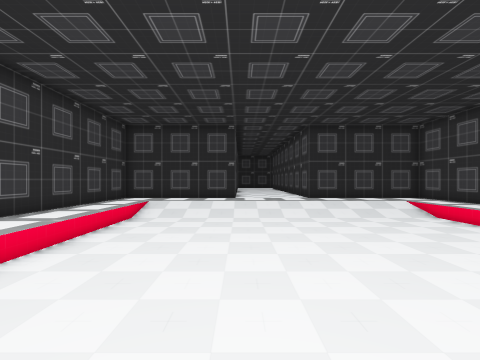
[1] (above)

18 first-person views from a walk through a Godot game level. The camera is 1.5 m above the floor, looks level and sees 85° across. The floor is counted in squares, 1.53 m on a side. Each view is taken from the middle of a square. On the plan, view 1 faces up. The plan holds only what a view shows up to about 11 squares ahead; the rest is blank. The place goes on beyond the plan. Flat picture figures and markers are not drawn.

[2]
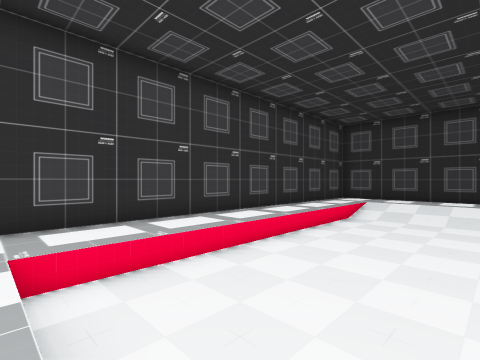

[3]
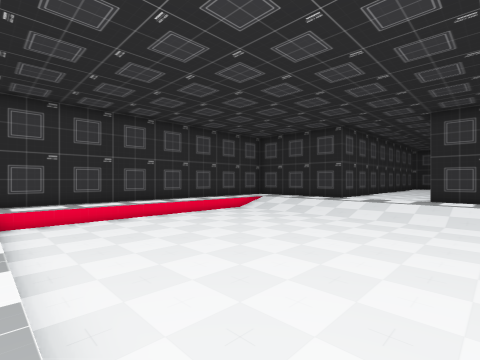

[4]
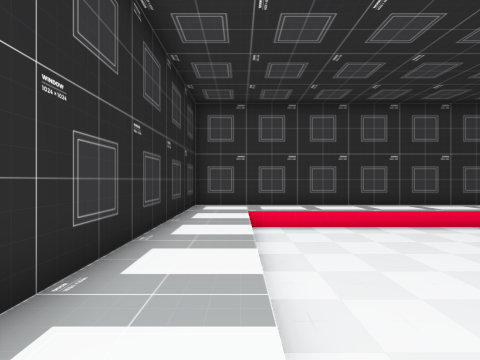

[5]
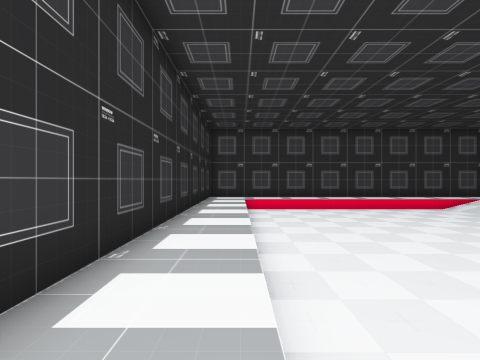

[6]
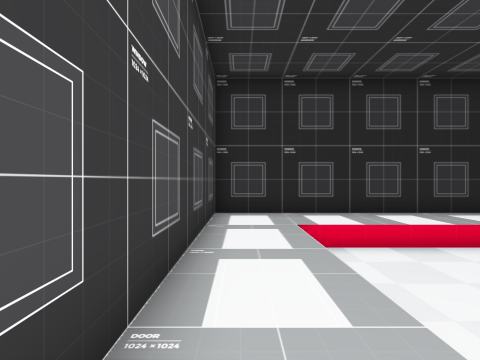

[7]
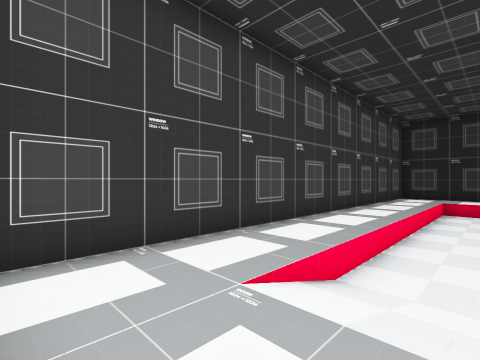

[8]
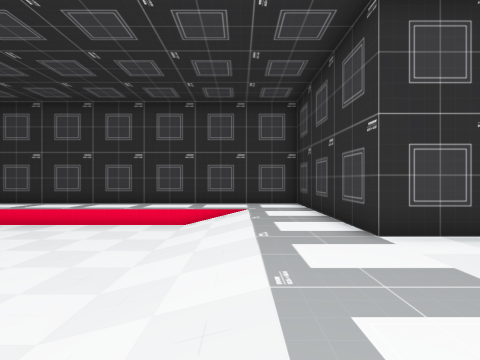

[9]
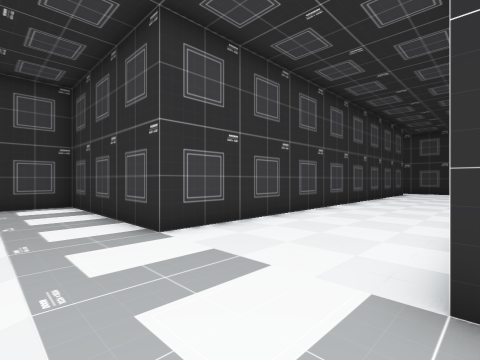

[10]
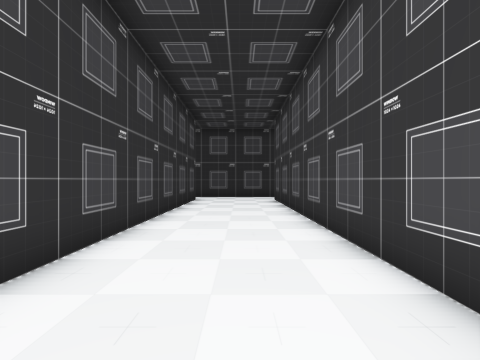

[11]
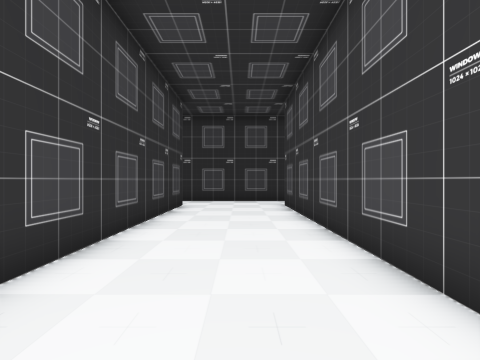

[12]
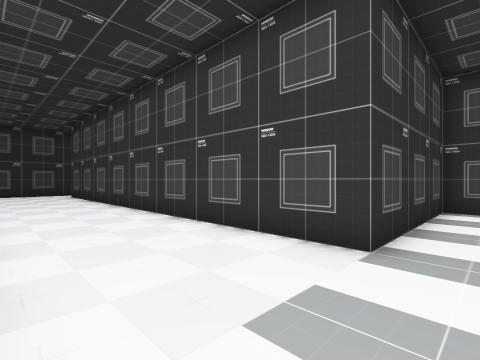

[13]
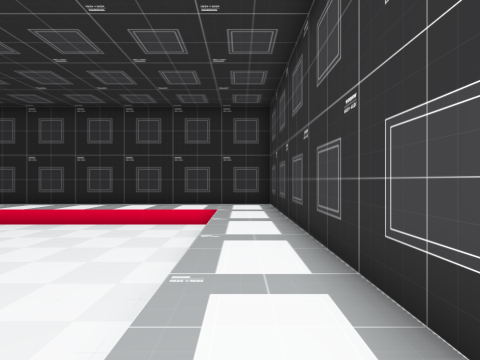

[14]
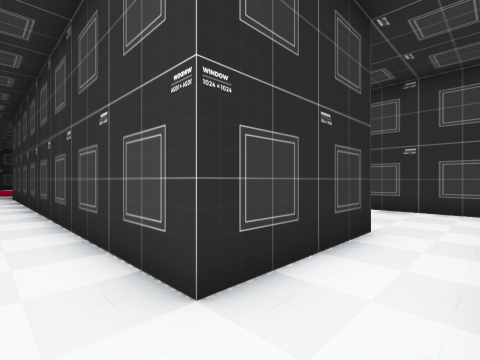

[15]
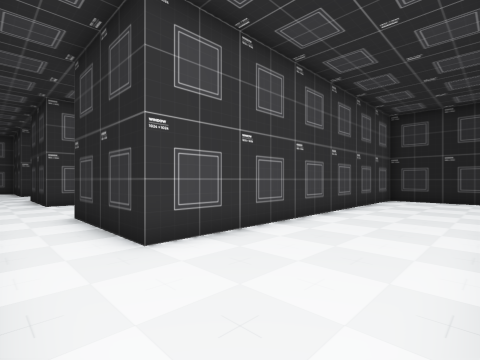

[16]
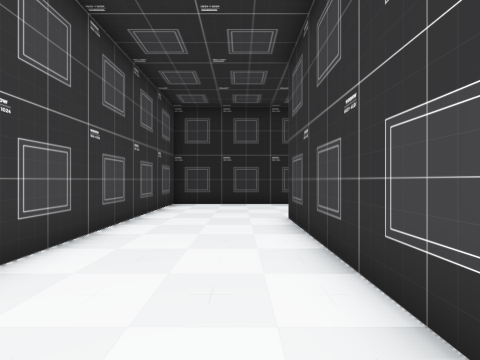

[17]
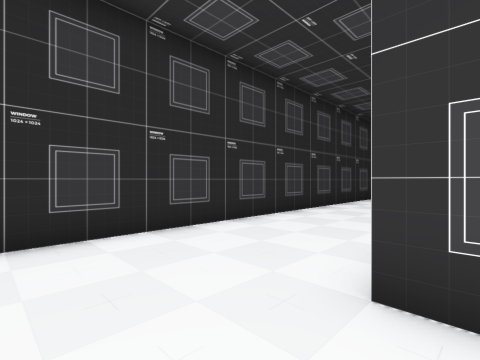

[18]
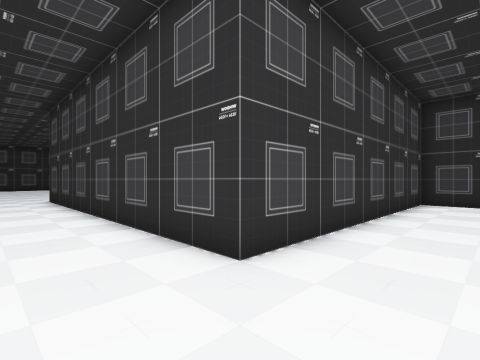

### Floor plan
Key: @ floor where view 1 was taken; # wall or solid block; . main floor; - floor 0.75 m lower than the main floor; / step, stairs or slope.
Columns run from 15 left of view 1 to 10 right of it. Each row starts with its distance up from view 1.
 32       #...........
 31       #...............
 30       #....####....###
 29       #....#  #....#
 28       #....#  #....#
 27       #....#  #....#
 26       #....#  #....#
 25       #....#  #....#
 24       #....#  #....#
 23 #######....#  #....#
 22 ...........#  #....#
 21 ...........#  #....#
 20 ...........#  #....#
 19 ...........#  #....#
 18 ############  #....#
 17               #....#
 16               #....#
 15         #######....#######
 14         #................#
 13         #................#
 12         #..////////////..#
 11         #..////////////..#
 10         #..------------..#
  9         #..------------..#
  8         #..------------..#
  7         #..------------..#
  6         #..------------..#
  5         #..------------..#
  4         #..------------..#
  3         #..------------..#
  2         #..------------..#
  1         #..------------..#
  0         #......@.........#
 -1         #................#
 -2         ##################

Where each view was taken, in squares from view 1:
view 1: 0 up, 0 right, facing up
view 2: 0 up, 0 right, facing up-left
view 3: 0 up, 6 right, facing up-left
view 4: 0 up, 4 right, facing left
view 5: 0 up, 9 right, facing left
view 6: 6 up, 9 right, facing down
view 7: 14 up, 6 right, facing down-right
view 8: 12 up, 4 right, facing left
view 9: 12 up, 4 right, facing up-left
view 10: 17 up, 2 right, facing up
view 11: 20 up, 2 right, facing up
view 12: 13 up, 0 right, facing up-right
view 13: 9 up, 5 left, facing down
view 14: 32 up, 1 right, facing down-left
view 15: 32 up, 8 left, facing down-right
view 16: 29 up, 7 left, facing down
view 17: 23 up, 6 left, facing down-left
view 18: 20 up, 6 left, facing up-left
